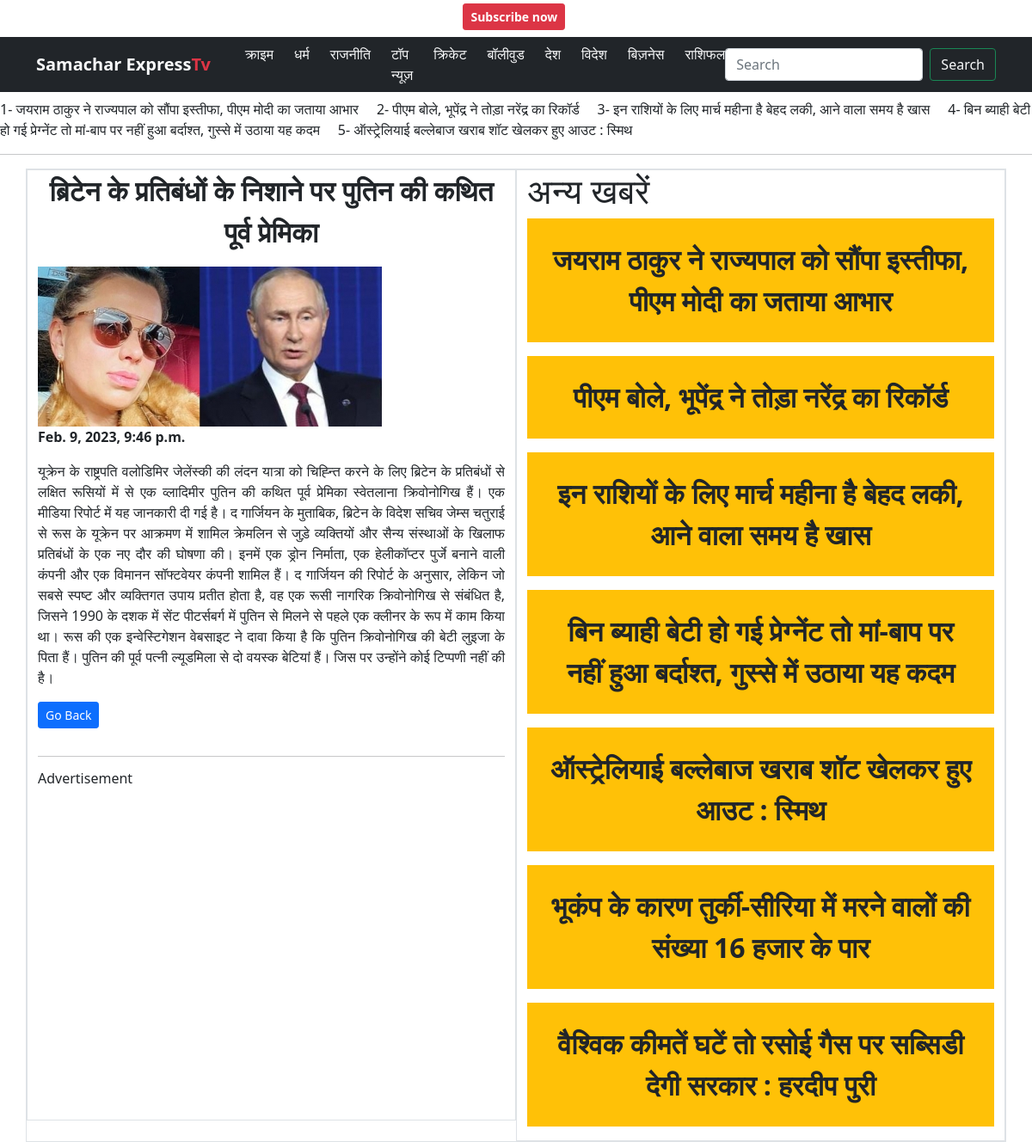
The page /view_post_details/4/ on the database as committed earlier.
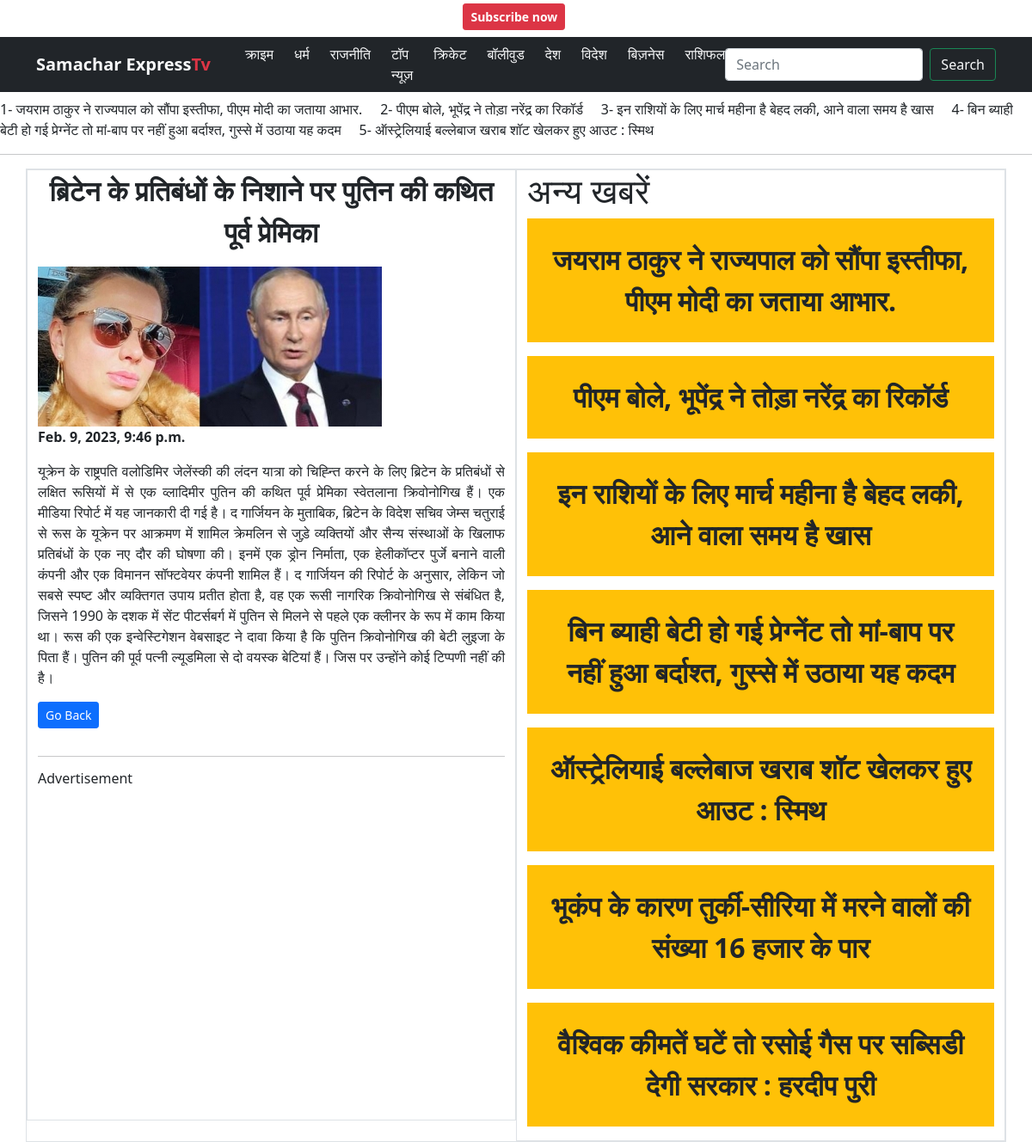
The same page on the database as committed later.
### post/models.py (models this page shows, shortened)
class PostMaster(models.Model):
    post_title = models.CharField(max_length=500)
    post_desc = models.TextField()
    post_img = models.ImageField(upload_to='postImage')
    post_category = models.ForeignKey(CategoryMaster,on_delete=models.CASCADE, default=4)
    created_at = models.DateTimeField(auto_now_add=True)
    updated_at = models.DateTimeField(auto_now=True, null=True)
    class Meta:
        db_table = 'post_master'

### post/views.py (the view)
# urls.py: path('view_post_details/<int:obj_id>/',views.view_post_details,name='view_post_details'),
def view_post_details(request,obj_id):
    obj_id = obj_id
    category = CategoryMaster.objects.all()
    post = PostMaster.objects.all().order_by('-created_at')[:5]
    otherpost = PostMaster.objects.all().exclude(id=obj_id).order_by('-created_at')
    single_post = PostMaster.objects.get(id=obj_id)
    other_ads = OtherAds.objects.all()
    context = {
        'obj_id':obj_id,
        'category':category,
        'post':post,
        'post_data':single_post,
        'otherpost':otherpost,
        'other_ads':other_ads,
    }
    return render(request,'post_detail.html',context)

### post/templates/post_detail.html (shortened to what this page needs)
{% extends 'index.html' %}
{% block header %}
<div class="container mx-auto border">
    <div class="row">
        <div class="col-lg-6 border mb-4">
            <p class="post-title" style="font-weight: bold; text-align: center; font-size: xx-large;">{{post_data.post_title}}</p>
            <img src="{{post_data.post_img.url}}" alt="" class="img-fluid">
            <p class="post-date">{{post_data.created_at}}</p>
            <p style="text-align: justify;">{{post_data.post_desc}}</p>
            <button onclick="history.back()" class="btn btn-primary btn-sm mb-3">Go Back</button>
            <hr/>
            <h6>Advertisement</h6>
            <div id="otherads">
            </div>
        </div>
        <div class="col-lg-6 border">
        <h1>अन्य खबरें</h1>
            {% for i in otherpost %}
            <div class="bg-warning" style="cursor: pointer;">
                <p class="text-dark p-4 post-title" onclick="view_post('{{i.id}}')">{{i.post_title }}</p>
            </div>
            {% endfor %}
        </div>
    </div>
</div>
{% endblock header %}

### post/templates/index.html (shortened to what this page needs)
<!doctype html>
<html lang="en">
<head>
    <link href="https://cdn.jsdelivr.net/npm/bootstrap@5.0.2/dist/css/bootstrap.min.css" rel="stylesheet"
>
    <link rel="stylesheet" href="https://cdnjs.cloudflare.com/ajax/libs/font-awesome/4.7.0/css/font-awesome.min.css">
    <link type="text/css" rel="stylesheet" href="https://cdn.jsdelivr.net/jquery.jssocials/1.4.0/jssocials.css" />
    <link type="text/css" rel="stylesheet" href="https://cdn.jsdelivr.net/jquery.jssocials/1.4.0/jssocials-theme-flat.css" />
    <link rel="stylesheet" type="text/css" href="https://cdn.datatables.net/1.13.2/css/jquery.dataTables.css">
</head>
<body>
    <div class="container mx-auto text-center mt-1 mb-2 justify-content-between">
        <span><button type="button" class="btn btn-sm btn-danger"><b>Subscribe now</b></button></span>
    </div>
    <nav id="navbar-id" class="navbar navbar-expand-lg  navbar-dark bg-dark mb-2">
        <div class="container">
            <a class="navbar-brand" href="/">
            <span class="text-light font-size-"><strong>Samachar Express<span class="text-danger">Tv</span></strong></span>
            </a>
            <div class="collapse navbar-collapse" id="navbarTogglerDemo01">
                <ul class="navbar-nav me-auto mb-2 mb-lg-0 mx-auto">
                    {% for i in category|slice:"10" %}
                    <a href="/{{i.id}}/" style="text-decoration: none;">
                    <li class="text-light ms-4" onclick="post_data('{{i.id}}')" style="cursor:pointer;">
                        {{i.category_name}}
                    </li>
                    </a>
                    {% endfor %}
                </ul>
                <form class="d-flex">
                    <input class="form-control me-2" type="search" placeholder="Search" aria-label="Search">
                    <button class="btn btn-outline-success text-light" type="submit">Search</button>
                </form>
            </div>
        </div>
    </nav>
    <marquee scrollamount="10" onmouseenter="stop()" onmouseleave="start()" behavior="" direction="">
        {% for i in post %}
        <span onclick="view_post('{{i.id}}')" style="cursor: pointer;">
        {{ forloop.counter }}-
        {{ i.post_title }}
        </span>
        {% endfor %}
    </marquee>
    <hr>
    {% block header %}{% endblock header %}
</body>
</html>

Rows that differ between the two databases and show on the page:
changed PostMaster: post_title "जयराम ठाकुर ने राज्यपाल को सौंपा इस्तीफा, पीएम मोदी का जताया आभार" → "जयराम ठाकुर ने राज्यपाल को सौंपा इस्तीफा, पीएम मोदी का जताया आभार."
